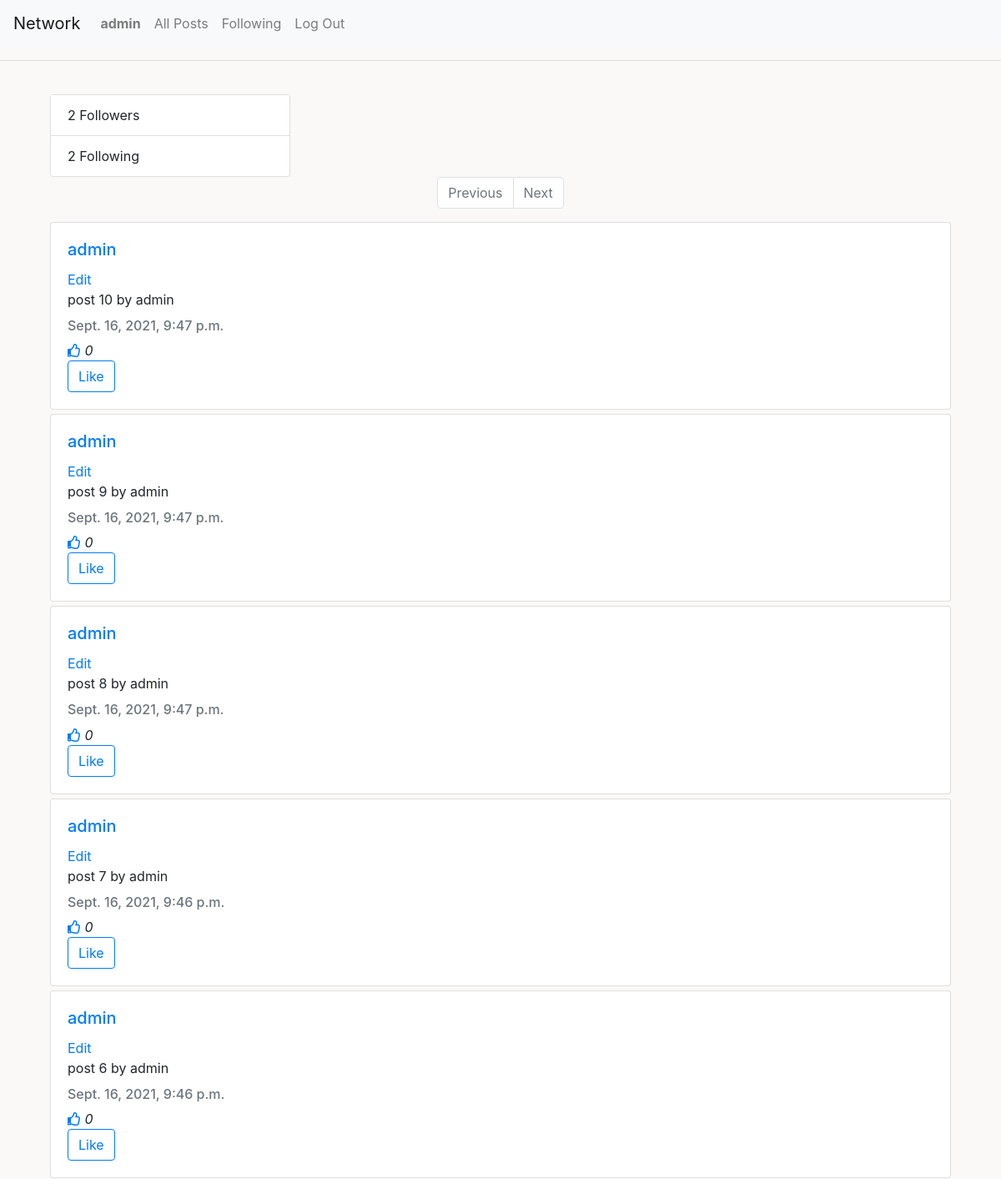
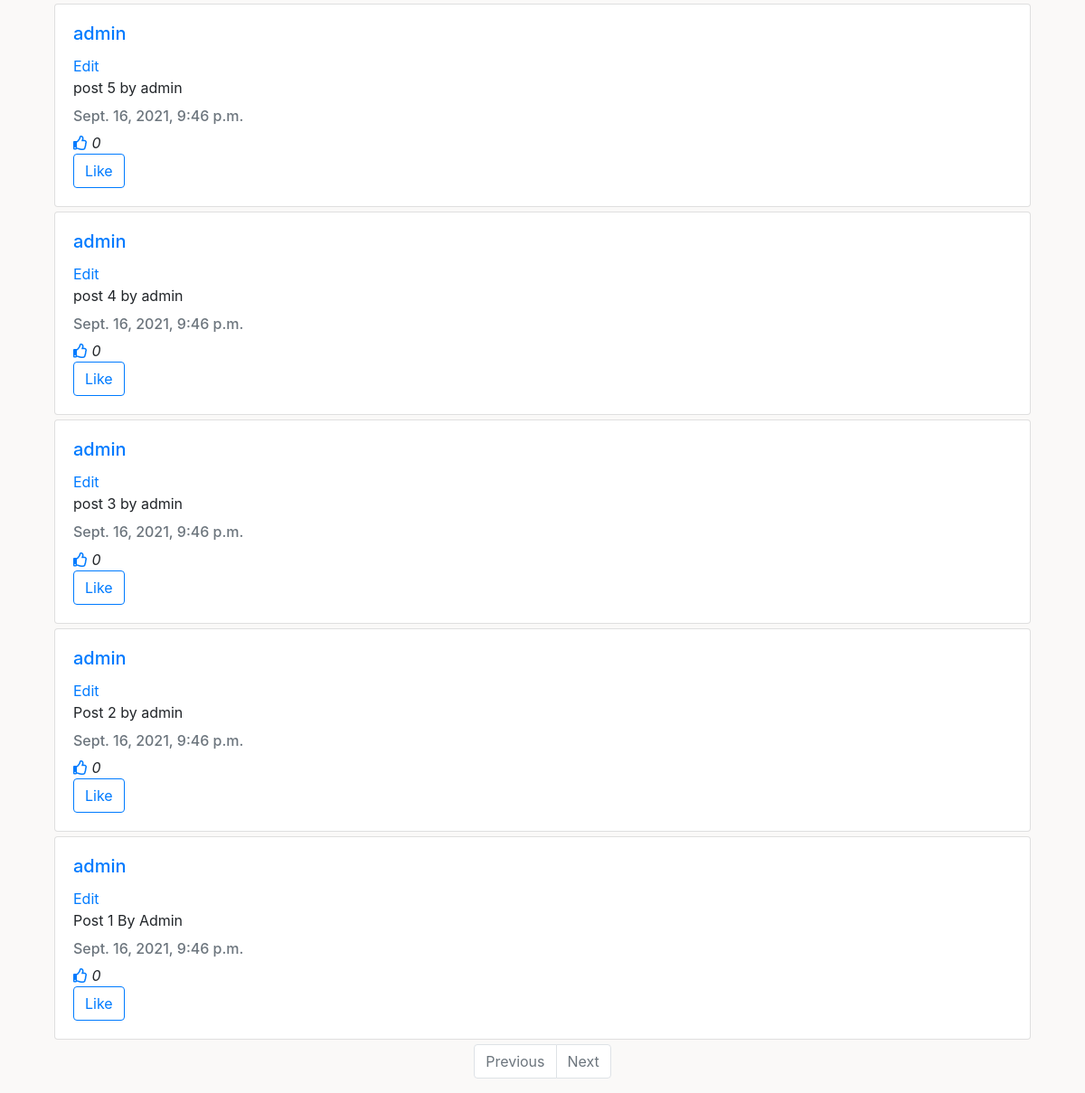
/profile/1 (signed in), run on the app's committed database (2 pictures, top to bottom).
### network/models.py (models this page shows, shortened)
class User(AbstractUser):
    def serialize(self):
        return {
            "id": self.id,
            "username": self.username
        }

class Post(models.Model):
    content = models.CharField(max_length=600)
    date = models.DateTimeField(default=timezone.now)
    author = models.ForeignKey(User, on_delete=models.CASCADE,
                               default=None, related_name='user_post')
    like_status = models.BooleanField(default=False)
    like = models.ManyToManyField(User, blank=True, related_name='liked_posts')

### network/views.py (the view)
# urls.py: path("profile/<int:user_id>", views.profile, name="profile"),
@login_required
def profile(request, user_id):
    user = User.objects.get(pk=user_id)
    following_num = user.followers.count()
    followers_num = user.followed_users.count()
    posts = Post.objects.filter(author=user_id).order_by('-date')
    following = request.user.followers.filter(followed_id=user.id).exists()
    post_paginator = Paginator(posts, 10)
    page_num = request.GET.get('page')
    page = post_paginator.get_page(page_num)
    return render(request, 'network/profile.html', {
        "profile_user": user,
        "followers": followers_num,
        "followings": following_num,
        "already_following": following,
        "posts": posts,
        "page": page,
    })

### network/templates/network/profile.html (shortened to what this page needs)
{% extends "network/layout.html" %}
{% load static %}
{% block body %}
<div class="container">
    <div class="container follow" style="margin-left: auto;">
        <br>
        <div class="card" style="width: 18rem;">
            <ul class="list-group list-group-flush">
              <li class="list-group-item followers">{{ followers }} Followers</li>
              <li class="list-group-item following">{{ followings }} Following</li>
            </ul>
        </div>
    </div>
    <div class="container posts">
        {% if page %}
        <nav aria-label="Page navigation example">
            <ul class="pagination justify-content-center">
                {% if page.has_previous %}
                <li class="page-item">
                    <a class="page-link" href="{% url 'profile' profile_user.id  %}?page={{ page.previous_page_number }}">Previous</a>
                </li>
                {% else %}
                <li class="page-item disabled">
                    <a class="page-link" href="#" tabindex="-1" aria-disabled="true">Previous</a>
                </li>
                {% endif %}
                {% if page.has_next %}
                <li class="page-item">
                    <a class="page-link" href="{% url 'profile' profile_user.id %}?page={{ page.next_page_number }}">Next</a>
                </li>
                {% else %}
                <li class="page-item disabled">
                    <a class="page-link" href="#" tabindex="-1" aria-disabled="true">Next</a>
                </li>
                {% endif %}
            </ul>
        </nav>
        {% for post in page.object_list %}
        <div class="card" style="width: 100%; margin-bottom: 5px;">
            <div class="card-body">
                <a href="{% url 'profile' post.author.id %}">
                    <h5 class="card-title author">{{ post.author }}</h5>
                </a>
                {% if user == post.author %}
                <a href="#" class="card-link edit" data-id="{{ post.id }}">Edit</a>
                {% endif %}
                <p class="card-text content" data-id="{{ post.id }}">{{ post.content }}</p>
                <h6 class="card-subtitle mb-2 text-muted date">{{ post.date }}</h6>
                <i class="far fa-thumbs-up" style="color: #007bff;"></i>
                <i id="likeCounter" data-id="{{ post.id }}">
                    {{ post.like.count }}
                </i>
                <div class="btn-group">
                    {% if user.is_authenticated %}
                    {% if user in post.like.all %}
                    <a href="#" class="btn btn-outline-primary like" id="likeButton" data-id="{{ post.id }}">Unlike</a>
                    {% else %}
                    <a href="#" class="btn btn-outline-primary like" id="likeButton" data-id="{{ post.id }}">Like</a>
                    {% endif %}
                    {% else %}
                    <a href="{% url 'login' %}" class="btn btn-outline-primary like" id="likeButton"
                        data-id="{{ post.id }}">Like</a>
                    {% endif %}
                </div>
            </div>
        </div>
        {% endfor %}
        <nav aria-label="Page navigation example">
            <ul class="pagination justify-content-center">
                {% if page.has_previous %}
                <li class="page-item">
                    <a class="page-link"
                        href="{% url 'profile' profile_user.id %}?page={{ page.previous_page_number }}">Previous</a>
                </li>
                {% else %}
                <li class="page-item disabled">
                    <a class="page-link" href="#" tabindex="-1" aria-disabled="true">Previous</a>
                </li>
                {% endif %}
                {% if page.has_next %}
                <li class="page-item">
                    <a class="page-link"
                        href="{% url 'profile' profile_user.id %}?page={{ page.next_page_number }}">Next</a>
                </li>
                {% else %}
                <li class="page-item disabled">
                    <a class="page-link" href="#" tabindex="-1" aria-disabled="true">Next</a>
                </li>
                {% endif %}
            </ul>
        </nav>
        {% else %}
        <div class="card">
            <div class="card-body">
                No posts yet!
            </div>
        </div>
        {% endif %}
    </div>
</div>
{% endblock %}

### network/templates/network/layout.html (shortened to what this page needs)
{% load static %}
<!DOCTYPE html>
<html lang="en">
    <head>
        <link rel="stylesheet" href="https://stackpath.bootstrapcdn.com/bootstrap/4.4.1/css/bootstrap.min.css">
        <link rel="stylesheet" href="https://use.fontawesome.com/releases/v5.15.3/css/all.css">
        <link href="{% static 'network/styles.css' %}" rel="stylesheet">
    </head>
    <body>
        <nav class="navbar navbar-expand-lg navbar-light bg-light">
            <a class="navbar-brand" href="{% url 'index' %}">Network</a>
            <div>
              <ul class="navbar-nav mr-auto">
                {% if user.is_authenticated %}
                    <li class="nav-item">
                        <a class="nav-link" href="{% url 'profile' user.id %}"><strong>{{ user.username }}</strong></a>
                    </li>
                {% endif %}
                <li class="nav-item">
                  <a class="nav-link" href="{% url 'index' %}">All Posts</a>
                </li>
                {% if user.is_authenticated %}
                    <li class="nav-item">
                        <a class="nav-link" href="{% url 'following' %}">Following</a>
                    </li>
                    <li class="nav-item">
                        <a class="nav-link" href="{% url 'logout' %}">Log Out</a>
                    </li>
                {% endif %}
              </ul>
            </div>
          </nav>
          <hr>
        <div class="body">
            {% block body %}
            {% endblock %}
        </div>
    </body>
</html>

### network/static/network/styles.css (style rules this page uses)
body { background-color: #faf9f8; }

### data on the page
User: username "admin"
Post: author "admin", content "post 10 by admin", date "Sept. 16, 2021, 9:47 p.m.", like.count "0"
Post: author "admin", content "post 9 by admin", date "Sept. 16, 2021, 9:47 p.m.", like.count "0"
Post: author "admin", content "post 8 by admin", date "Sept. 16, 2021, 9:47 p.m.", like.count "0"
Post: author "admin", content "post 7 by admin", date "Sept. 16, 2021, 9:46 p.m.", like.count "0"
Post: author "admin", content "post 6 by admin", date "Sept. 16, 2021, 9:46 p.m.", like.count "0"
Post: author "admin", content "post 5 by admin", date "Sept. 16, 2021, 9:46 p.m.", like.count "0"
Post: author "admin", content "post 4 by admin", date "Sept. 16, 2021, 9:46 p.m.", like.count "0"
Post: author "admin", content "post 3 by admin", date "Sept. 16, 2021, 9:46 p.m.", like.count "0"
Post: author "admin", content "Post 2 by admin", date "Sept. 16, 2021, 9:46 p.m.", like.count "0"
Post: author "admin", content "Post 1 By Admin", date "Sept. 16, 2021, 9:46 p.m.", like.count "0"

### other printed values
{{ followers }} "2"
{{ followings }} "2"
